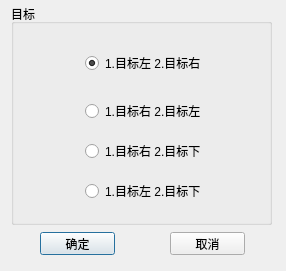
<?xml version="1.0" encoding="UTF-8"?>
<ui version="4.0">
 <class>DialogConnectAttr</class>
 <widget class="QDialog" name="DialogConnectAttr">
  <property name="geometry">
   <rect>
    <x>0</x>
    <y>0</y>
    <width>286</width>
    <height>271</height>
   </rect>
  </property>
  <property name="windowTitle">
   <string>连接器属性编辑</string>
  </property>
  <widget class="QGroupBox" name="groupBox">
   <property name="geometry">
    <rect>
     <x>11</x>
     <y>4</y>
     <width>261</width>
     <height>221</height>
    </rect>
   </property>
   <property name="title">
    <string>目标</string>
   </property>
   <layout class="QGridLayout" name="gridLayout">
    <property name="leftMargin">
     <number>25</number>
    </property>
    <item row="0" column="0">
     <widget class="QLabel" name="label_Dir1">
      <property name="minimumSize">
       <size>
        <width>40</width>
        <height>40</height>
       </size>
      </property>
      <property name="maximumSize">
       <size>
        <width>40</width>
        <height>40</height>
       </size>
      </property>
      <property name="text">
       <string/>
      </property>
      <property name="pixmap">
       <pixmap>C:/TBD/data/属性窗T节点向下.png</pixmap>
      </property>
     </widget>
    </item>
    <item row="0" column="1">
     <widget class="QRadioButton" name="RbConnect1">
      <property name="text">
       <string>1.目标左 2.目标右</string>
      </property>
      <property name="checked">
       <bool>true</bool>
      </property>
     </widget>
    </item>
    <item row="1" column="0">
     <widget class="QLabel" name="label_Dir2">
      <property name="text">
       <string/>
      </property>
      <property name="pixmap">
       <pixmap>C:/TBD/data/属性窗T节点向上.png</pixmap>
      </property>
     </widget>
    </item>
    <item row="1" column="1">
     <widget class="QRadioButton" name="RbConnect2">
      <property name="text">
       <string>1.目标右 2.目标左</string>
      </property>
     </widget>
    </item>
    <item row="2" column="0">
     <widget class="QLabel" name="label_Dir3">
      <property name="text">
       <string/>
      </property>
      <property name="pixmap">
       <pixmap>C:/TBD/data/属性窗T节点向右.png</pixmap>
      </property>
     </widget>
    </item>
    <item row="2" column="1">
     <widget class="QRadioButton" name="RbConnect3">
      <property name="text">
       <string>1.目标右 2.目标下</string>
      </property>
     </widget>
    </item>
    <item row="3" column="0">
     <widget class="QLabel" name="label_Dir4">
      <property name="text">
       <string/>
      </property>
      <property name="pixmap">
       <pixmap>C:/TBD/data/属性窗T节点向左.png</pixmap>
      </property>
     </widget>
    </item>
    <item row="3" column="1">
     <widget class="QRadioButton" name="RbConnect4">
      <property name="text">
       <string>1.目标左 2.目标下</string>
      </property>
     </widget>
    </item>
   </layout>
  </widget>
  <widget class="QPushButton" name="BtnOK">
   <property name="geometry">
    <rect>
     <x>40</x>
     <y>232</y>
     <width>75</width>
     <height>23</height>
    </rect>
   </property>
   <property name="text">
    <string>确定</string>
   </property>
  </widget>
  <widget class="QPushButton" name="BtnCancel">
   <property name="geometry">
    <rect>
     <x>170</x>
     <y>232</y>
     <width>75</width>
     <height>23</height>
    </rect>
   </property>
   <property name="text">
    <string>取消</string>
   </property>
  </widget>
 </widget>
 <resources/>
 <connections/>
</ui>
